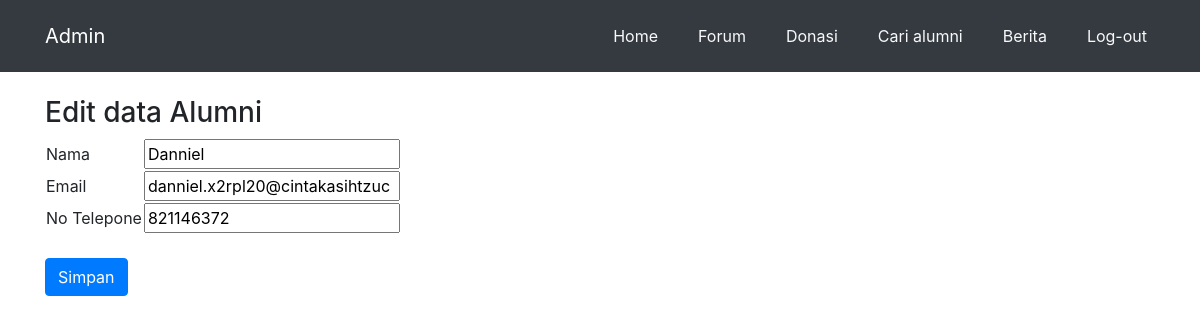
The app's page /admin/backend/edt.php?id=18 with its own data.
### tables this page shows
CREATE TABLE `donasi` (
  `id` int(20) NOT NULL,
  `nama` varchar(30) NOT NULL,
  `email` varchar(30) NOT NULL,
  `no_telepone` int(255) NOT NULL
);

### admin/backend/edt.php (the view, shortened to what this page needs)
<!DOCTYPE html>
<html>
<head>
<link rel="stylesheet" href="https://stackpath.bootstrapcdn.com/bootstrap/4.1.3/css/bootstrap.min.css">
</head>
<body>
	<nav class='navbar navbar-expand-lg navbar-dark bg-dark text-light '>
    <div class="container">
        <a href="../index.php" class="navbar-brand">Admin</a>
        <ul class="navbar-nav ml-auto pt-2 pb-2">
            <li class="nav-item">
                <a href="../index.php" class="nav-link text-light">Home</a>
            </li>
            <li class="nav-item ml-4">
                <a href="../forum.php" class="nav-link text-light"> Forum </a>
            </li>
            <li class="nav-item ml-4">
                <a href="donasi.php" class="nav-link text-light"> Donasi </a>
            </li>
            <li class="nav-item ml-4">
                <a href="cari.php" class="nav-link text-light"> Cari alumni </a>
            </li>
            <li class="nav-item ml-4">
                <a href="../berita.php" class="nav-link text-light"> Berita </a>
            </li>
            <li class="nav-item ml-4">
                <a href="../logout.php" class="nav-link text-light"> Log-out </a>
            </li>
        </ul>
    </div>
</nav>
    <div class="container">
        <br>
	<h3>Edit data Alumni</h3>
	<?php
	include "config2.php";
	$id = $_GET['id'];
	$query_mysql = mysqli_query($kon,"SELECT * FROM donasi WHERE id='$id'")or die(mysqli_error());
	while($data = mysqli_fetch_array($query_mysql)){
	?>
	<form action="updt.php" method="post">
		<table>
			<tr>
				<td>Nama</td>
				<td>
					<input type="text" name="nama" value="<?php echo $data['nama'] ?>">
				</td>
			</tr>
			<tr>
				<td>Email</td>
				<td><input type="email" name="email" value="<?php echo $data['email'] ?>"></td>
			</tr>
			<tr>
				<td>No Telepone</td>
				<td><input type="text" name="no_telepone" value="<?php echo $data['no_telepone'] ?>"></td>
			</tr>
		</table>
        <br>
        <button type="submit" class="btn btn-primary" value="Simpan"> Simpan </button>
	</form>
    </div>
	<?php } ?>
</body>
</html>

### records on screen
donasi: nama "Danniel", email "danniel.x2rpl20@cintakasihtzuc", no_telepone "821146372"
